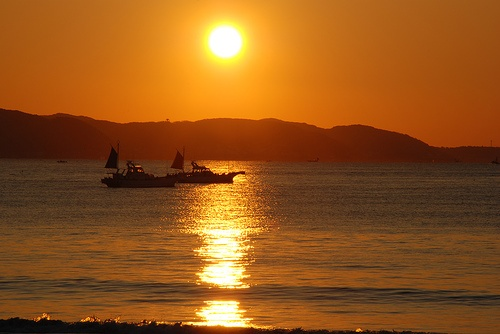
#> input picture data/benchmark/primary/EXDARK_02.jpg, 500 x 334 px; its folder holds only this picture in this run
$ python -i analysis.py   (imports and definitions only)
#> lines starting #> are read from the running program, lines starting #| are printed output that depends on the picture; after the words box and inside, x2 and y2 are one past the last pixel; in counts of white or black regions, pixels touching at a corner belong together
"""Domain logic for histogram-based brightness and contrast analysis.

This module keeps the image-analysis rules independent from command-line execution.
The benchmark runner uses these functions to make every decision traceable in the
result CSV and in the before/after visualizations.
"""

from __future__ import annotations

from dataclasses import asdict, dataclass
from pathlib import Path

import cv2
import matplotlib
# Figures are written to PNG files by the CLI and Flask interface. The non-GUI
# backend keeps those server-side requests deterministic on Windows and avoids
# attempting to open a desktop plotting window from a request thread.
# [1 line not run here, left out]
import matplotlib.pyplot as plt
import numpy as np


# Business rules used consistently for every benchmark sample. Values are expressed
# on the 8-bit grayscale scale [0, 255] and are reported in the comparison figure.
DARK_MEAN_THRESHOLD = 85.0
LOW_CONTRAST_STD_THRESHOLD = 45.0
# Descriptive-only rule: a bright image is reported to the user but never
# darkened automatically, because the project scope enhances only dark and
# low-contrast inputs. 170 mirrors the dark threshold around the mid-gray 127.5.
BRIGHT_MEAN_THRESHOLD = 170.0
# Pixels at or below/above these levels are counted as clipped shadows/highlights.
CLIP_LOW_LEVEL = 5
CLIP_HIGH_LEVEL = 250

# Enhancement parameters: gamma < 1 brightens shadows; percentile bounds reduce the
# influence of isolated outlier pixels when stretching contrast.
GAMMA_FOR_DARK_IMAGES = 0.60
PERCENTILE_LOW = 2.0
PERCENTILE_HIGH = 98.0

# Fixed Canny thresholds make edge-density changes comparable across all images.
# A Gaussian pre-blur implements step 1 of the classical Canny algorithm, which
# cv2.Canny itself does not perform. Without it, the sensor noise lifted by gamma
# and stretching is detected as dense false edges (e.g. LOL_LOW_10: 18.2% "edges"
# raw vs 4.7% coherent structure after blur). 50/150 keeps the 1:3 ratio
# recommended by Canny and was chosen on the representative benchmark samples.
CANNY_BLUR_KERNEL = (5, 5)
CANNY_BLUR_SIGMA = 1.4
CANNY_LOW_THRESHOLD = 50
CANNY_HIGH_THRESHOLD = 150


@dataclass(frozen=True)
class ImageMetrics:
    """Measurements used to classify and compare one image.

    All brightness and contrast values are calculated from grayscale pixels. Edge
    values are Canny-derived observations, not a stand-alone image-quality score.
    """

    mean_gray: float
    std_gray: float
    p02_gray: float
    p98_gray: float
    dynamic_range: float
    entropy: float
    edge_pixels: int
    edge_ratio: float


@dataclass(frozen=True)
class EnhancementConfig:
    """One complete, reproducible set of histogram-enhancement rules.

    Keeping the thresholds and transformation parameters together prevents a
    calibration experiment from silently mixing values from different runs.
    The default reproduces the configuration used by the baseline benchmark.
    """

    dark_mean_threshold: float = DARK_MEAN_THRESHOLD
    low_contrast_std_threshold: float = LOW_CONTRAST_STD_THRESHOLD
    gamma: float = GAMMA_FOR_DARK_IMAGES
    percentile_low: float = PERCENTILE_LOW
    percentile_high: float = PERCENTILE_HIGH


# [23 lines left out: function read_bgr, not called in this run]


def to_gray(image_bgr: np.ndarray) -> np.ndarray:
    """Convert the analysis input to one luminance channel for histogram metrics."""
    return cv2.cvtColor(image_bgr, cv2.COLOR_BGR2GRAY)


def histogram(gray: np.ndarray) -> np.ndarray:
    """Return the 256-bin grayscale histogram used in figures and entropy."""
    return cv2.calcHist([gray], [0], None, [256], [0, 256]).ravel()


def entropy_from_histogram(values: np.ndarray) -> float:
    """Measure tonal information content in bits from a normalized histogram."""
    probabilities = values / values.sum()
    nonzero = probabilities[probabilities > 0]
    return float(-(nonzero * np.log2(nonzero)).sum())


def canny_edges(gray: np.ndarray) -> np.ndarray:
    """Smooth with a Gaussian, then detect edges with fixed, comparable thresholds."""
    smoothed = cv2.GaussianBlur(gray, CANNY_BLUR_KERNEL, CANNY_BLUR_SIGMA)
    return cv2.Canny(smoothed, CANNY_LOW_THRESHOLD, CANNY_HIGH_THRESHOLD)


# [40 lines left out: functions psnr_against_reference, ssim_against_reference, not called in this run]


def measure(image_bgr: np.ndarray) -> ImageMetrics:
    """Compute all metrics required by the experiment for one input image.

    The 2nd and 98th percentiles define a robust dynamic range. They are preferred
    over raw min/max values because a few clipped pixels should not dominate the
    contrast interpretation.
    """
    gray = to_gray(image_bgr)
    counts = histogram(gray)
    p02, p98 = np.percentile(gray, [PERCENTILE_LOW, PERCENTILE_HIGH])
    edges = canny_edges(gray)
    edge_pixels = int(np.count_nonzero(edges))
    # Edge density is retained alongside tonal metrics to show whether enhancement
    # reveals structure or merely increases high-frequency/noisy responses.
    return ImageMetrics(
        mean_gray=float(gray.mean()),
        std_gray=float(gray.std()),
        p02_gray=float(p02),
        p98_gray=float(p98),
        dynamic_range=float(p98 - p02),
        entropy=entropy_from_histogram(counts),
        edge_pixels=edge_pixels,
        edge_ratio=float(edge_pixels / gray.size),
    )


def is_dark(metrics: ImageMetrics, threshold: float = DARK_MEAN_THRESHOLD) -> bool:
    """Apply the documented brightness rule used to trigger gamma correction."""
    return metrics.mean_gray < threshold


def is_low_contrast(metrics: ImageMetrics, threshold: float = LOW_CONTRAST_STD_THRESHOLD) -> bool:
    """Apply the documented contrast rule used to trigger robust stretching."""
    return metrics.std_gray < threshold


def is_bright(metrics: ImageMetrics, threshold: float = BRIGHT_MEAN_THRESHOLD) -> bool:
    """Report a bright tendency; this rule describes the image and triggers no transform."""
    return metrics.mean_gray > threshold


# [79 lines left out: functions clipping_ratios, stretch_bounds, gamma_correct, contrast_stretch, enhance, not called in this run]


def flatten_metrics(prefix: str, metrics: ImageMetrics) -> dict[str, float | int]:
    """Prefix metric keys so CSV columns clearly distinguish before from after values."""
    return {f"{prefix}_{key}": value for key, value in asdict(metrics).items()}


# [101 lines left out: functions save_comparison_figure, save_histogram_comparison, not called in this run]

>>> import cv2
>>> picture = cv2.imread('../data/benchmark/primary/EXDARK_02.jpg')
#> picture is the input picture: shape (334, 500, 3); mean B, G, R 27.8, 85.2, 146.8
>>> result = measure(picture)
#> in to_gray, `return cv2.cvtColor(image_bgr, cv2.COLOR_BGR2GRAY)`:
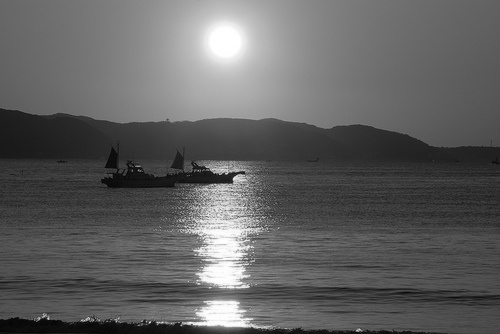
#> returned value: shape (334, 500); min 2, max 255, mean 97.1
#> in measure, `counts = histogram(gray)`: counts = 256 values, max 1762 at index 101, min 0 at index 0, mean 652.3
#> in measure, `p02, p98 = np.percentile(gray, [PERCENTILE_LOW, PERCENTILE_HIGH])`: p02 = 23; p98 = 235
#> in canny_edges, `return cv2.Canny(smoothed, CANNY_LOW_THRESHOLD, CANNY_HIGH_THRESHOLD)`:
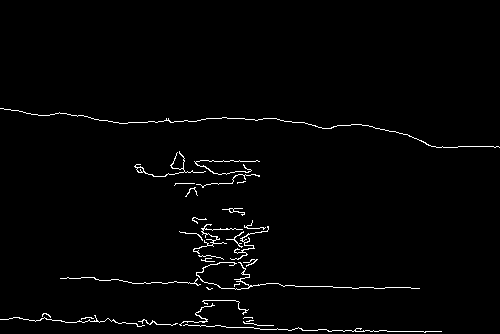
#> returned value: shape (334, 500); 1.7% white in thin lines or dots, all inside (x1, y1, x2, y2) = (0, 108, 500, 333)
#> in measure, `edge_pixels = int(np.count_nonzero(edges))`: edge_pixels = 2806
#> in entropy_from_histogram, `probabilities = values / values.sum()`: probabilities = 256 values, max 0.0106 at index 101, min 0 at index 0, mean 0.00391
#> in entropy_from_histogram, `nonzero = probabilities[probabilities > 0]`: nonzero = 254 values, max 0.0106 at index 99, min 1.2e-05 at index 0, mean 0.00394

$ run again, on data/benchmark/primary/EXDARK_03.jpg
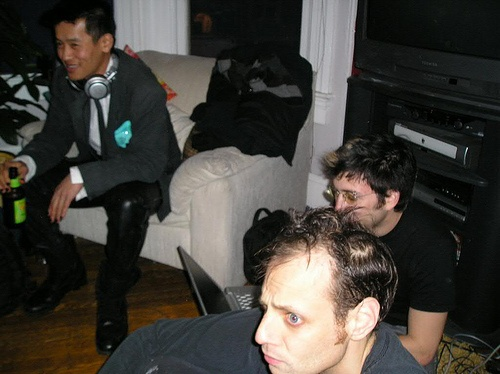
#> input picture data/benchmark/primary/EXDARK_03.jpg, 500 x 374 px
#> picture is the input picture: shape (374, 500, 3); mean B, G, R 56.9, 62.6, 65.8
#> in to_gray, `return cv2.cvtColor(image_bgr, cv2.COLOR_BGR2GRAY)`:
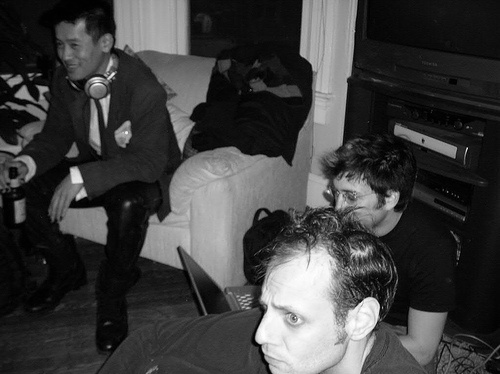
#> returned value: shape (374, 500); min 0, max 255, mean 62.9
#> counts = 256 values, max 5599 at index 12, min 1 at index 255, mean 730.5
#> p02 = 3; p98 = 234
#> in canny_edges, `return cv2.Canny(smoothed, CANNY_LOW_THRESHOLD, CANNY_HIGH_THRESHOLD)`:
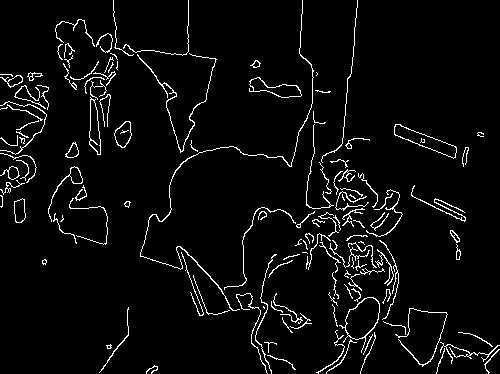
#> returned value: shape (374, 500); 4.4% white in thin lines or dots
#> edge_pixels = 8288
#> probabilities = 256 values, max 0.0299 at index 12, min 5.35e-06 at index 255, mean 0.00391
#> nonzero has the same summary as probabilities

$ run again, on data/benchmark/primary/EXDARK_04.jpg
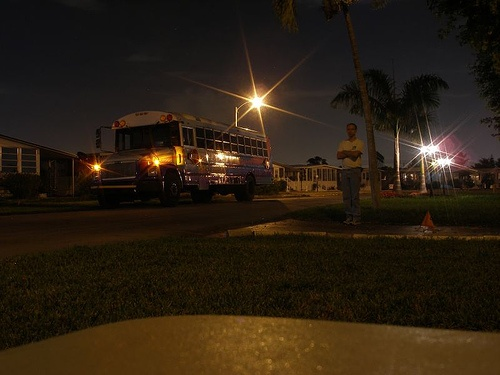
#> input picture data/benchmark/primary/EXDARK_04.jpg, 500 x 375 px
#> picture is the input picture: shape (375, 500, 3); mean B, G, R 17.9, 31.3, 42.8
#> in to_gray, `return cv2.cvtColor(image_bgr, cv2.COLOR_BGR2GRAY)`:
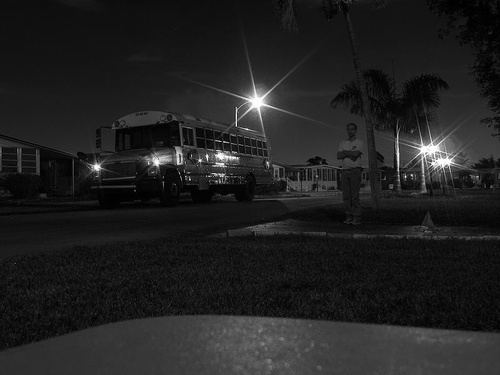
#> returned value: shape (375, 500); min 0, max 255, mean 33.2
#> counts = 256 values, max 7608 at index 16, min 5 at index 199, mean 732.4
#> p02 = 5; p98 = 97
#> in canny_edges, `return cv2.Canny(smoothed, CANNY_LOW_THRESHOLD, CANNY_HIGH_THRESHOLD)`:
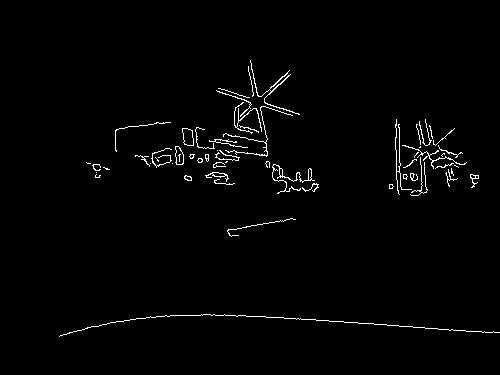
#> returned value: shape (375, 500); 1.6% white in thin lines or dots, all inside (x1, y1, x2, y2) = (59, 60, 500, 337)
#> edge_pixels = 2957
#> probabilities = 256 values, max 0.0406 at index 16, min 2.67e-05 at index 199, mean 0.00391
#> nonzero has the same summary as probabilities
